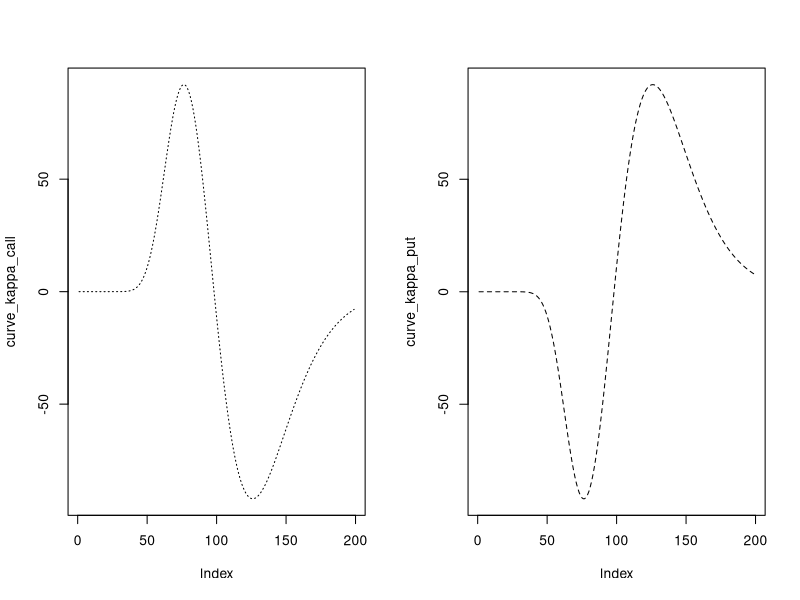

Source code (R):
S <- 1:199
K <- 100
vol <- 0.25
r <- 0.05
t <- 1
q <- 0



kappa_binary__asset_call <- function(S,K,r,vol,q,t){
  d1=(log(S/K)+(r-q +0.5*vol*vol)*t)/(vol*sqrt(t))
  d2=(log(S/K)+(r-q - 0.5*vol*vol)*t)/(vol*sqrt(t))
  -exp(-q*t)*((dnorm(d1)*d2*S)/(vol)) 
}

curve_kappa_call <- kappa_binary__asset_call(S,K,r,vol,q,t)

kappa_binary__asset_put <- function(S,K,r,vol,q,t){
  d1=(log(S/K)+(r-q +0.5*vol*vol)*t)/(vol*sqrt(t))
  d2=(log(S/K)+(r-q - 0.5*vol*vol)*t)/(vol*sqrt(t))
  exp(-q*t)*((dnorm(d1)*d2*S)/(vol)) 
}

curve_kappa_put <- kappa_binary__asset_put(S,K,r,vol,q,t)
layout(matrix(c(1,1,2,2), 2, 2))
plot(curve_kappa_call, type = 'l', lty = 3)
plot(curve_kappa_put, type = 'l', lty = 2)


